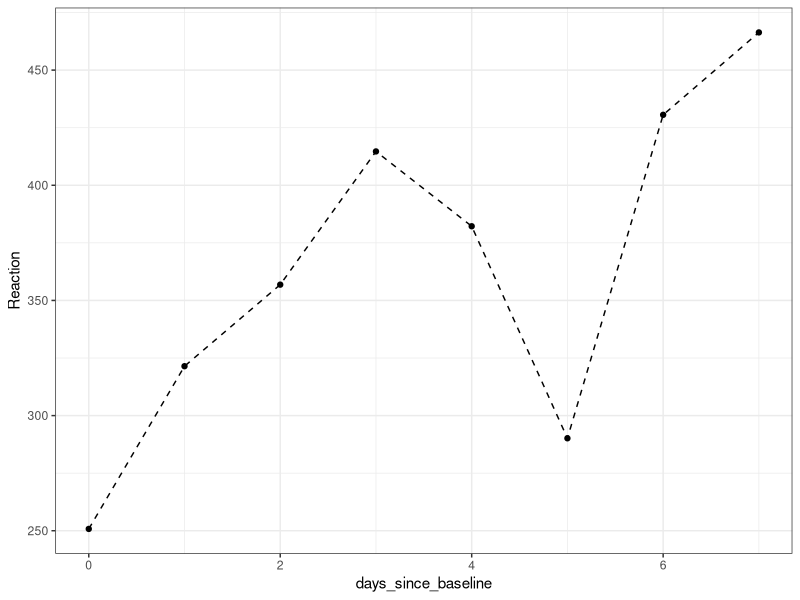
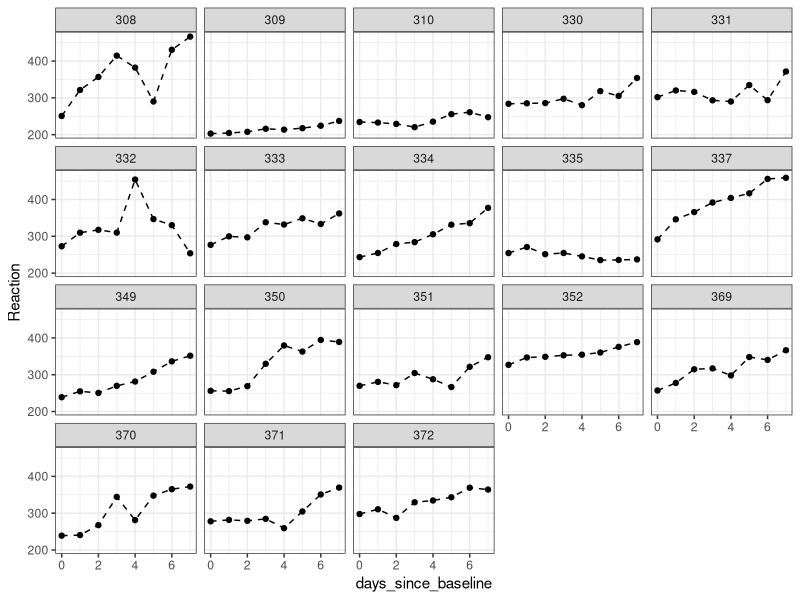
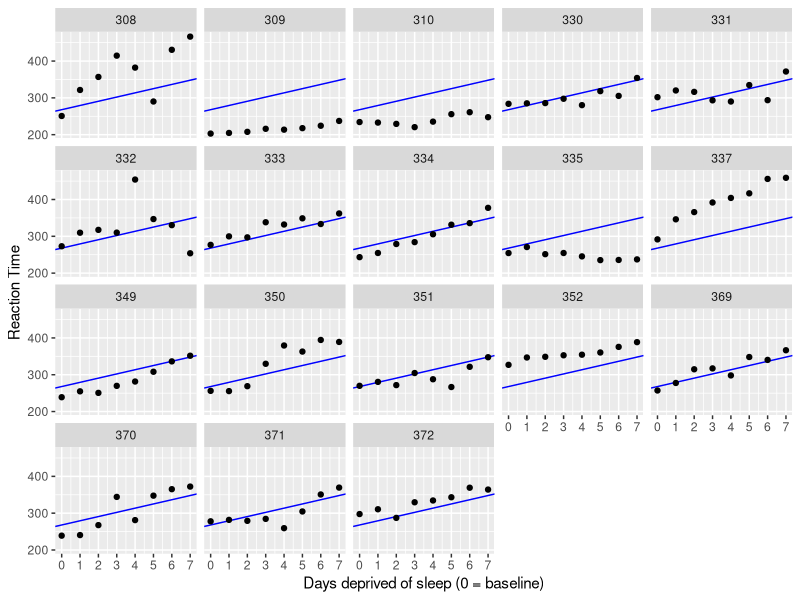
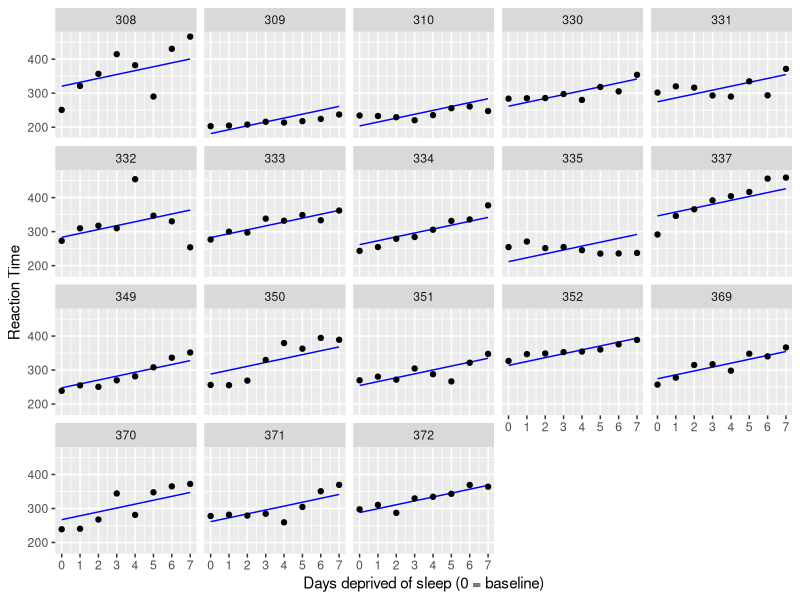
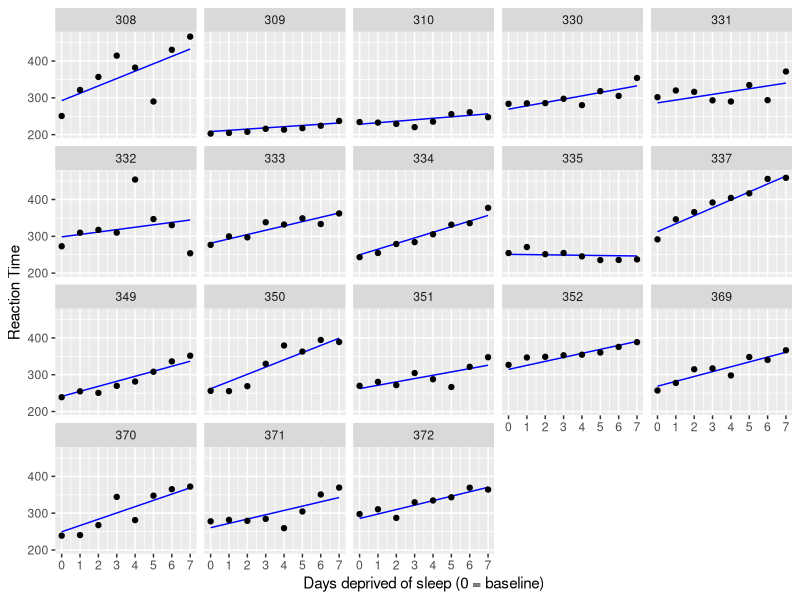

R code for these plots, in order:
## ---- chunk 1
set.seed(72024)

library(tidyverse)
library(lme4)

# Use data() to load a data set from a package into your environment
data("sleepstudy")
## ---- chunk 2
sleep_study_data <- sleepstudy |> 
  mutate(days_since_baseline = Days - 2) |> 
  filter(Days >= 2)
## ---- chunk 3
subject308_data <- filter(sleep_study_data, Subject == "308")

ggplot(subject308_data, aes(x = days_since_baseline, y = Reaction)) +
  geom_point() +
  geom_line(linetype = "dashed") +
  theme_bw()
## ---- chunk 4
ggplot(sleep_study_data, aes(x = days_since_baseline, y = Reaction)) +
  geom_point() +
  geom_line(linetype = "dashed") +
  theme_bw() +
  facet_wrap(~Subject)
## ---- chunk 5
model1 <- lm(Reaction ~ days_since_baseline, sleep_study_data)

summary(model1)
## ---- chunk 6
ggplot(sleep_study_data, aes(x = days_since_baseline, y = Reaction)) +
  geom_abline(
    intercept = model1$coefficients["(Intercept)"],
    slope = model1$coefficients["days_since_baseline"],
    color = 'blue'
  ) +
  geom_point() +
  scale_x_continuous(breaks = 0:7) +
  facet_wrap(~ Subject) +
  labs(y = "Reaction Time", x = "Days deprived of sleep (0 = baseline)")
## ---- chunk 7
model2 <- lmer(
  Reaction ~ days_since_baseline + (1 | Subject), 
  data = sleep_study_data,
  REML = TRUE
)

summary(model2)
## ---- chunk 8
# Make new data frame with predictors
model2_prediction_data <- crossing(
  Subject = sleep_study_data %>% pull(Subject) %>% levels() %>% factor(),
  days_since_baseline = 0:7
) 

# Add column of predicted values
model2_prediction_data <- mutate(
  model2_prediction_data,
  Reaction = predict(model2, model2_prediction_data)
)

# Plot our regression lines for all participants
ggplot(sleep_study_data, aes(x = days_since_baseline, y = Reaction)) +
  geom_line(
    data = model2_prediction_data,
    color = 'blue'
  ) +
  geom_point() +
  scale_x_continuous(breaks = 0:7) +
  facet_wrap(~ Subject) +
  labs(y = "Reaction Time", x = "Days deprived of sleep (0 = baseline)")
## ---- chunk 9
model3 <- lmer(
  Reaction ~ days_since_baseline + (1 + days_since_baseline | Subject), 
  data = sleep_study_data,
  REML = TRUE
)

summary(model3)
## ---- chunk 10
# Make new data frame with predictors
model3_prediction_data <- crossing(
  Subject = sleep_study_data %>% pull(Subject) %>% levels() %>% factor(),
  days_since_baseline = 0:7
) 

# Add column of predicted values
model3_prediction_data <- mutate(
  model3_prediction_data,
  Reaction = predict(model3, model3_prediction_data)
)

# Plot our regression lines for all participants
ggplot(sleep_study_data, aes(x = days_since_baseline, y = Reaction)) +
  geom_line(
    data = model3_prediction_data,
    color = 'blue'
  ) +
  geom_point() +
  scale_x_continuous(breaks = 0:7) +
  facet_wrap(~ Subject) +
  labs(y = "Reaction Time", x = "Days deprived of sleep (0 = baseline)")
## ---- chunk 11
summarize_ci_lr <- function(model,name_var,level=0.95){
  est <- summary(model)$coefficients[name_var,"Estimate"]
  lb <- confint(model, level=level)[name_var, 1]
  ub <- confint(model,level=level)[name_var, 2]
  
  lb_name <- paste((1-level)/2*100, "%")
  ub_name <- paste((1-(1-level)/2)*100, "%")
  est_ci <- c(est,lb,ub)
  names(est_ci) <- c("Estimate",lb_name, ub_name)
  return(est_ci)
}

summarize_ci_mixed_effects <- function(model,name_var, level=0.95){
  est <- fixef(model)[name_var]
  lb <- confint(model, level=level,quiet=T)[name_var, 1]
  ub <- confint(model,level=level,quiet=T)[name_var, 2]
  
  lb_name <- paste((1-level)/2*100, "%")
  ub_name <- paste((1-(1-level)/2)*100, "%")
  est_ci <- c(est,lb,ub)
  names(est_ci) <- c("Estimate",lb_name, ub_name)
  return(est_ci)
  
}

## ---- chunk 12
summarize_ci_lr(model1,"days_since_baseline")
## ---- chunk 13
summarize_ci_mixed_effects(model2,"days_since_baseline")

## ---- chunk 14
summarize_ci_mixed_effects(model3,"days_since_baseline")
## ---- chunk 15

ranef(model3)
fixef(model3)
